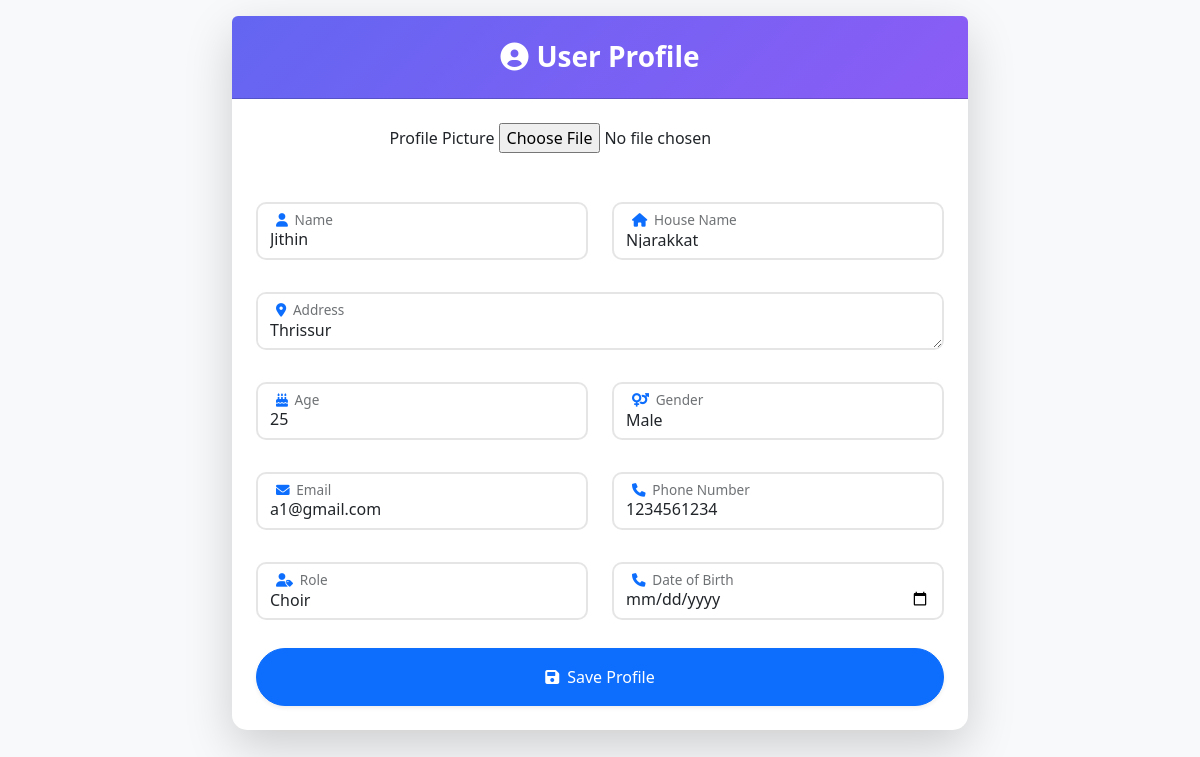
The page /profile/5 on the database as committed earlier.
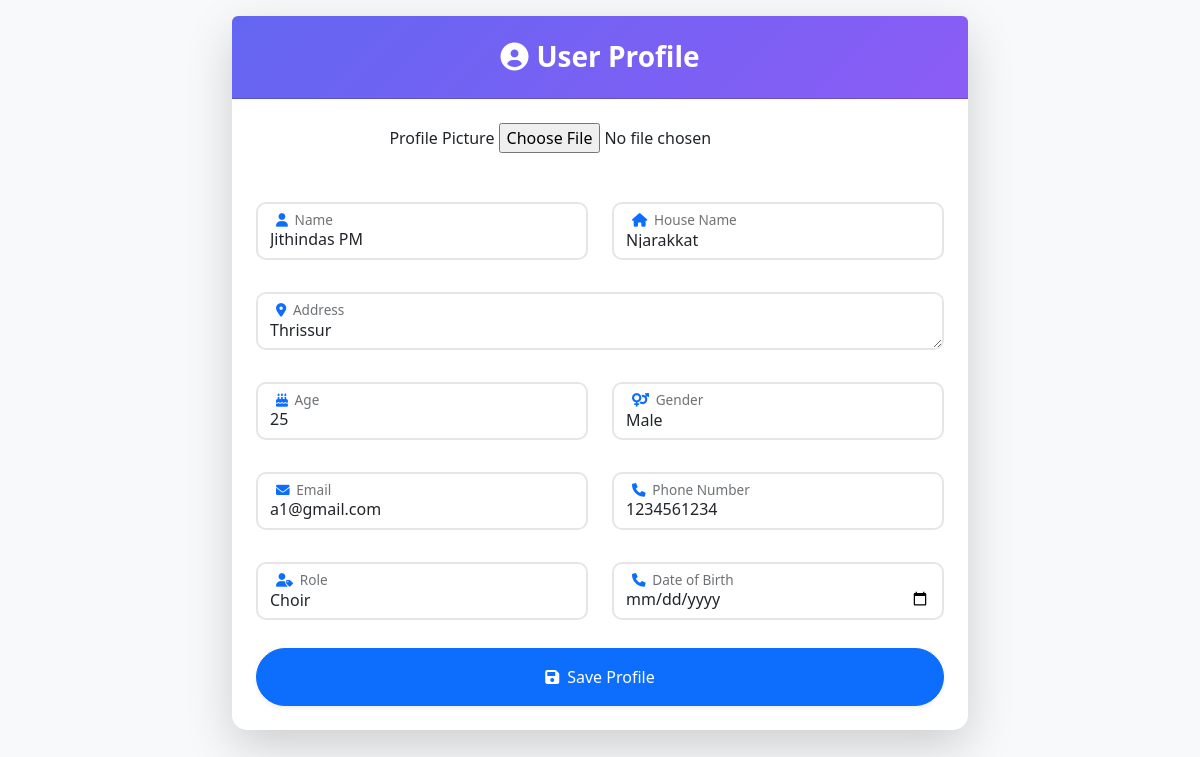
The same page on the database as committed later.
### app/models.py (models this page shows, shortened)
class UserProfile_Model(models.Model):
    GENDER_CHOICES = [
        ('Male', 'Male'),
        ('Female', 'Female'),
        ('Others', 'Others'),
    ]
    ROLE_CHOICES = [
        ('Member', 'Member'),
        ('Staff', 'Staff'),
        ('Youth', 'Youth'),
        ('Committee Member', 'Committee Member'),
        ('Choir', 'Choir'),
    ]
    name=models.CharField(max_length=100,null=True)
    house_name=models.ForeignKey(House_Name,on_delete=models.CASCADE,null=True,blank=True)
    address=models.TextField(null=True)
    age=models.PositiveIntegerField(null=True)
    email=models.EmailField(null=True)
    gender=models.CharField(max_length=100,choices=GENDER_CHOICES,null=True)
    profile_picture=models.FileField(upload_to='images',null=True,blank=True)
    phone_number=models.PositiveIntegerField(null=True)
    role=models.CharField(max_length=100,choices=ROLE_CHOICES,null=True)
    date_of_birth=models.DateField(null=True,blank=True)
    user=models.OneToOneField(User,on_delete=models.CASCADE)
    created_date=models.DateField(auto_now_add=True)
    updated_date=models.DateField(auto_now=True)
    is_active=models.BooleanField(default=True)

### app/views.py (the view, shortened to what this page needs)
# urls.py: path('profile/<int:pk>', Update_UserProfile_View.as_view(),name='profile'),
class Update_UserProfile_View(View):
    def get(self, request, *args, **kwargs):
        id = kwargs.get('pk')
        data=UserProfile_Model.objects.get(id=id)
        form = UserProfile_Form(instance=data,user=request.user)
        return render(request, 'profile.html', {'form': form,'data':data})

### app/models.py (called while the page is built)
    def __str__(self):
         return self.name

### app/templates/profile.html (shortened to what the changed rows need)
<!DOCTYPE html>
<html lang="en">
<head>
    <link href="https://cdnjs.cloudflare.com/ajax/libs/bootstrap/5.3.0/css/bootstrap.min.css" rel="stylesheet">
    <link href="https://cdnjs.cloudflare.com/ajax/libs/font-awesome/6.0.0/css/all.min.css" rel="stylesheet">
</head>
<body class="bg-light">
    <div class="container pb-5 pt-3">
        <div class="row justify-content-center">
            <div class="col-lg-8">
                <div class="card shadow-lg">
                    <div class="card-body p-4">
                        <form action="" method="post" enctype="multipart/form-data" class="needs-validation" novalidate>
                            <div class="row mb-4">
                                <div class="col-md-12 text-center">
                                    <div class="profile-image-container">
                                        <div class="mb-3">
                                            <label for="profile_image" class="form-label">Profile Picture</label>
                                            {{ form.profile_picture }}
                                        </div>
                                    </div>
                                </div>
                            </div>
                            <div class="row g-4">
                                <div class="col-md-6">
                                    <div class="form-floating">
                                        {{ form.name }}
                                        <label for="{{ form.name.id_for_label }}">
                                            <i class="fas fa-user text-primary me-2"></i>Name
                                        </label>
                                    </div>
                                </div>
                                <div class="col-md-6">
                                    <div class="form-floating">
                                        {{ form.house_name }}
                                        <label for="{{ form.house_name.id_for_label }}">
                                            <i class="fas fa-home text-primary me-2"></i>House Name
                                        </label>
                                    </div>
                                </div>
                                <div class="col-12">
                                    <div class="form-floating">
                                        {{ form.address }}
                                        <label for="{{ form.address.id_for_label }}">
                                            <i class="fas fa-map-marker-alt text-primary me-2"></i>Address
                                        </label>
                                    </div>
                                </div>
                                <div class="col-md-6">
                                    <div class="form-floating">
                                        {{ form.age }}
                                        <label for="{{ form.age.id_for_label }}">
                                            <i class="fas fa-birthday-cake text-primary me-2"></i>Age
                                        </label>
                                    </div>
                                </div>
                                <div class="col-md-6">
                                    <div class="form-floating">
                                        {{ form.gender }}
                                        <label for="{{ form.gender.id_for_label }}">
                                            <i class="fas fa-venus-mars text-primary me-2"></i>Gender
                                        </label>
                                    </div>
                                </div>
                                <div class="col-md-6">
                                    <div class="form-floating">
                                        {{ form.email }}
                                        <label for="{{ form.email.id_for_label }}">
                                            <i class="fas fa-envelope text-primary me-2"></i>Email
                                        </label>
                                    </div>
                                </div>
                                <div class="col-md-6">
                                    <div class="form-floating">
                                        {{ form.phone_number }}
                                        <label for="{{ form.phone_number.id_for_label }}">
                                            <i class="fas fa-phone text-primary me-2"></i>Phone Number
                                        </label>
                                    </div>
                                </div>
                                <div class="col-6">
                                    <div class="form-floating">
                                        {{ form.role }}
                                        <label for="{{ form.role.id_for_label }}">
                                            <i class="fas fa-user-tag text-primary me-2"></i>Role
                                        </label>
                                    </div>
                                </div>
                                <div class="col-md-6">
                                    <div class="form-floating">
                                        {{ form.date_of_birth }}
                                        <label for="{{ form.phone_number.id_for_label }}">
                                            <i class="fas fa-phone text-primary me-2"></i>Date of Birth
                                        </label>
                                    </div>
                                </div>
                            </div>
                        </form>
                    </div>
                </div>
            </div>
        </div>
    </div>
</body>
</html>

Rows that differ between the two databases and show on the page:
changed UserProfile_Model "Njarakkat": name "Jithin" → "Jithindas PM"
